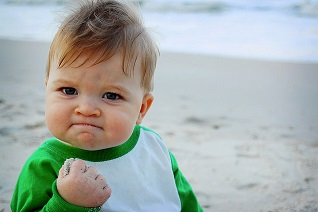
#> input picture OpenCV/SuccessKid.jpg, 318 x 212 px
$ jupyter execute face-preprocessing.ipynb
#> lines starting #> are read from the running program, lines starting #| are printed output that depends on the picture
https://medium.com/yottabytes/a-quick-guide-on-preprocessing-facial-images-for-neural-networks-using-opencv-in-python-47ee3438abd4

## A Quick Guide on Preprocessing Facial Images for Neural Networks using OpenCV in Python

TLDR: there are several steps which can fail..!

Covering face and eyes detection plus image straightening, cropping, resizing and normalization

[cell 1]
import numpy as np
import cv2
from matplotlib import pyplot as plt

[cell 2]
img = cv2.imread('SuccessKid.jpg', cv2.IMREAD_COLOR)
#> img is the input picture: shape (212, 318, 3); mean B, G, R 171.5, 175.5, 166.2
print(img.shape)
#| (212, 318, 3)
plt.imshow(img);

[cell 3]
img = img[:,:,::-1]
plt.imshow(img);

NOTE that we cannot show images in jupyter notebook with opencv - the following will launch a window but hang the notebook

[cell 4]
# cv2.imshow('', img)
# cv2.waitKey(0)
# cv2.destroyAllWindows()

## Greyscale
Use greyscale to reduce noise in detection

[cell 5]
img = cv2.imread('SuccessKid.jpg', cv2.IMREAD_GRAYSCALE)
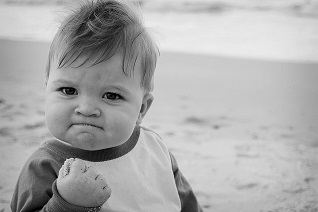
#> img: shape (212, 318); min 0, max 239, mean 172.2
print(img.shape)
#| (212, 318)
plt.imshow(img, cmap='gray');

Now our image has a single channel!
## Face and eyes detection

When working on a facial classification problem we might want to do face detection in order to validate (is there a face?), crop and straighten our images. We’ll use the Haar Feature-based Cascade Classifier for Object Detection included in OpenCV for this.

[cell 6]
face_cascade = cv2.CascadeClassifier(cv2.data.haarcascades + 'haarcascade_frontalface_default.xml')

eyes_cascade = cv2.CascadeClassifier(cv2.data.haarcascades + 'haarcascade_eye.xml')

[cell 7]
faces_detected = face_cascade.detectMultiScale(img, scaleFactor=1.1, minNeighbors=5)
#> faces_detected = [[33, 53, 105, 105]]

The result is an array containing all the detected faces, as rectangle positions. We can plot it easily:

[cell 8]
faces_detected
#> Out = [[33, 53, 105, 105]]

[cell 9]
(x, y, w, h) = faces_detected[0]
#> x = 33; y = 53; w = 105; h = 105

For the eyes we proceed in a similar way, but narrowing the search to the face rectangle:

[cell 10]
eyes = eyes_cascade.detectMultiScale(img[y:y+h, x:x+w])
#> eyes = [[68, 33, 24, 24], [20, 21, 32, 32]]

[cell 11]
eyes
#> Out = [[68, 33, 24, 24], [20, 21, 32, 32]]


$ run again, with OpenCV/me.jpg copied over OpenCV/SuccessKid.jpg
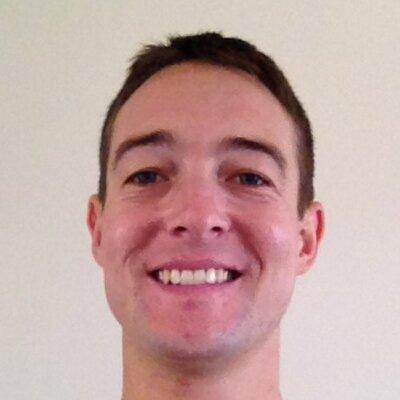
#> input picture OpenCV/me.jpg, 400 x 400 px
#> img is the input picture: shape (400, 400, 3); mean B, G, R 162.2, 165.6, 196.2
#| (400, 400, 3)
#> `img = cv2.imread('SuccessKid.jpg', cv2.IMREAD_GRAYSCALE)`:
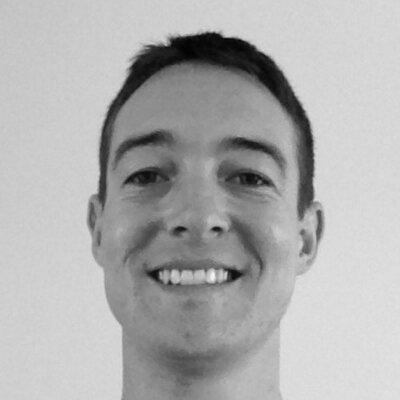
#> img: shape (400, 400); min 0, max 251, mean 174.4
#| (400, 400)
#> faces_detected = [[69, 68, 271, 271]]
#> x = 69; y = 68; w = 271
#> eyes = [[66, 182, 46, 46], [137, 182, 47, 47], [143, 77, 66, 66], [43, 77, 66, 66]]
#> `eyes`: Out has the same summary as eyes

$ run again, with OpenCV/people.jpg copied over OpenCV/SuccessKid.jpg
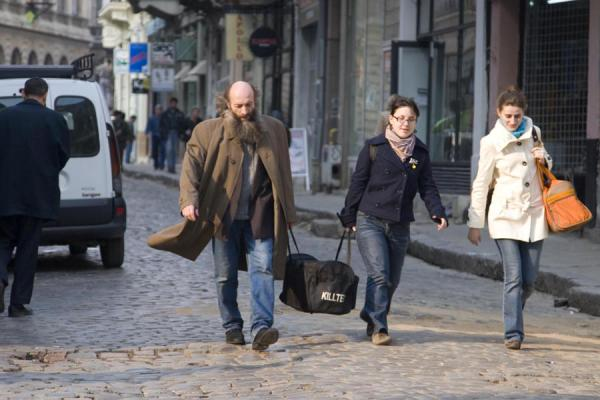
#> input picture OpenCV/people.jpg, 600 x 400 px
#> img is the input picture: shape (400, 600, 3); mean B, G, R 103, 100.5, 102.7
#| (400, 600, 3)
#> `img = cv2.imread('SuccessKid.jpg', cv2.IMREAD_GRAYSCALE)`:
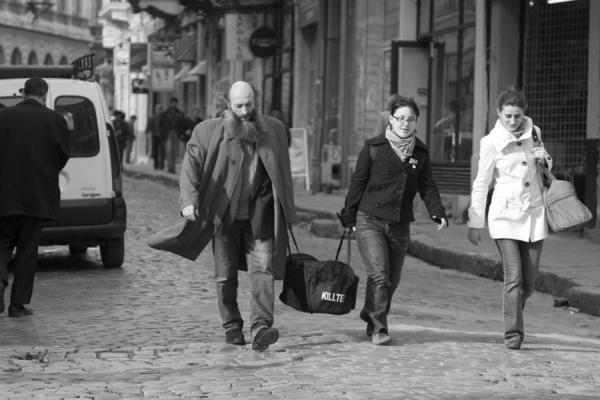
#> img: shape (400, 600); min 0, max 255, mean 101.5
#| (400, 600)
#> faces_detected = [[499, 105, 29, 29], [390, 107, 31, 31]]
#> x = 499; y = 105; w = 29
#> eyes = ()
